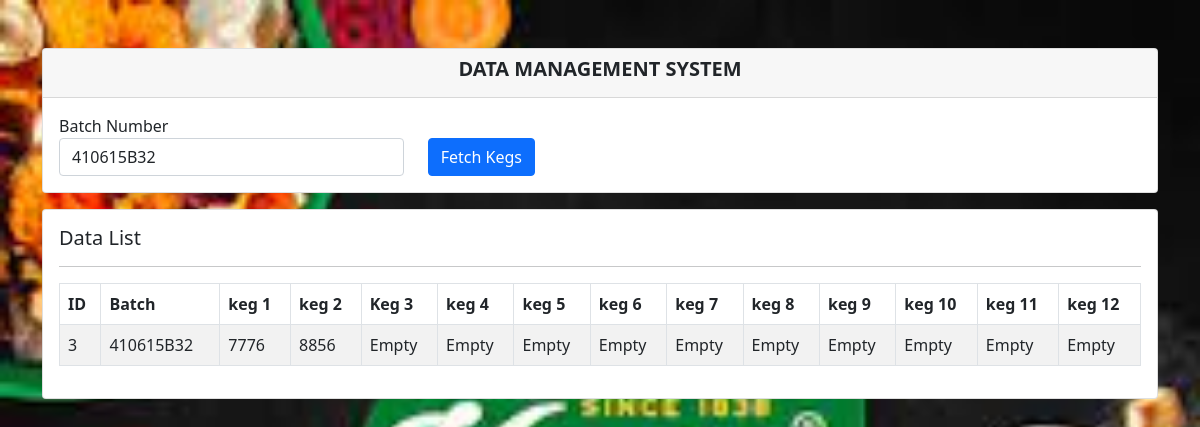
/app/src/main/java/Php/kegDatabase.php?batch=410615B32, run on the app's committed database.
### tables this page shows
CREATE TABLE `kegs` (
  `id` int(11) NOT NULL,
  `batch` varchar(25) NOT NULL,
  `keg_1` varchar(25) NOT NULL,
  `keg_2` varchar(25) NOT NULL,
  `keg_3` varchar(25) NOT NULL,
  `keg_4` varchar(25) NOT NULL,
  `keg_5` varchar(25) NOT NULL,
  `keg_6` varchar(25) NOT NULL,
  `keg_7` varchar(25) NOT NULL,
  `keg_8` varchar(25) NOT NULL,
  `keg_9` varchar(25) NOT NULL,
  `keg_10` varchar(25) NOT NULL,
  `keg_11` varchar(25) NOT NULL,
  `keg_12` varchar(25) NOT NULL
);

### app/src/main/java/Php/kegDatabase.php (the view, shortened to what this page needs)
<!DOCTYPE html>
<html lang="en">
<head>
    <link href="css-js/bootstrap.min.css" rel="stylesheet">
</head>
<body class="bg-light">
<section class="py-5">
    <div class="container">
        <div class="row justify-content-center">
            <div class="col-md-12">
                <div class="card">
                    <div class="card-header" align="center">
                        <h5><strong>DATA MANAGEMENT SYSTEM</strong></h5>
                    </div>
                    <div class="card-body">
                        <form action="" method="GET">
                            <div class="row">
                                <div class="col-md-4">
                                    <div class="form-group">
                                        <label for="">Batch Number</label>
                                        <input type="text" name="batch" value="<?php if(isset($_GET['batch'])){echo $_GET['batch'];}else{}?>" class="form-control" placeholder="Batch Number">
                                    </div>
                                </div>
                                <div class="col-md-4">
                                    <div class="form-group">
                                    <br>
                                        <button type="submit" class="btn btn-primary">Fetch Kegs</button>
                                    </div>
                                </div>
                            </div>
                        </form>
                    </div>
                </div>
                <div class="card mt-3">
                    <div class="card-body">
                        <h5>Data List</h5>
                        <hr>
                        <table class="table table-bordered table-striped">
                            <thead>
                                <tr>
                                    <th>ID</th>
                                    <th>Batch</th>
                                    <th>keg 1</th>
                                    <th>keg 2</th>
                                    <th>Keg 3</th>
                                    <th>keg 4</th>
                                    <th>keg 5</th>
                                    <th>keg 6</th>
                                    <th>keg 7</th>
                                    <th>keg 8</th>
                                    <th>keg 9</th>
                                    <th>keg 10</th>
                                    <th>keg 11</th>
                                    <th>keg 12</th>
                                </tr>
                            </thead>
                            <tbody>
                                 <?php
                                 if(isset($_GET['batch']))
                                 {
                                    $batch = $_GET['batch'];
                                    $conn = mysqli_connect("localhost", "root", "", "bctrace");
                                    $query = "SELECT * FROM kegs WHERE batch = '$batch'";
                                    $query_run = mysqli_query($conn, $query);
                                    if(mysqli_num_rows($query_run) > 0)
                                    {
                                        foreach($query_run as $row)
                                        {
                                            ?>
                                                <tr>
                                                    <td><?php echo $row['id']; ?></td>
                                                    <td><?php echo $row['batch']; ?></td>
                                                    <td><?php echo $row['keg_1']; ?></td>
                                                    <td><?php echo $row['keg_2']; ?></td>
                                                    <td><?php echo $row['keg_3']; ?></td>
                                                    <td><?php echo $row['keg_4']; ?></td>
                                                    <td><?php echo $row['keg_5']; ?></td>
                                                    <td><?php echo $row['keg_6']; ?></td>
                                                    <td><?php echo $row['keg_7']; ?></td>
                                                    <td><?php echo $row['keg_8']; ?></td>
                                                    <td><?php echo $row['keg_9']; ?></td>
                                                    <td><?php echo $row['keg_10']; ?></td>
                                                    <td><?php echo $row['keg_11']; ?></td>
                                                    <td><?php echo $row['keg_12']; ?></td>
                                                </tr>
                                            <?php
                                        }
                                    }
                                    else{
                                        ?>
                                            <tr>
                                                <td colspan="4"><h5>No Record Found</h5></td>
                                            </tr>
                                        <?php
                                    }
                                 }
                                 ?>
                            </tbody>
                        </table>
                    </div>
                </div>
            </div>
        </div>
    </div>
</section>
</body>
</html>

### app/src/main/java/Php/kegDatabase.php (style rules this page uses)
body { background-image: url('knorrReal.jpg'); background-repeat: no-repeat; background-attachment: fixed; background-size: cover; }

### data on the page
kegs: id "3", batch "410615B32", keg_1 "7776", keg_2 "8856", keg_3 "Empty", keg_4 "Empty", keg_5 "Empty", keg_6 "Empty", keg_7 "Empty", keg_8 "Empty", keg_9 "Empty", keg_10 "Empty", keg_11 "Empty", keg_12 "Empty"
